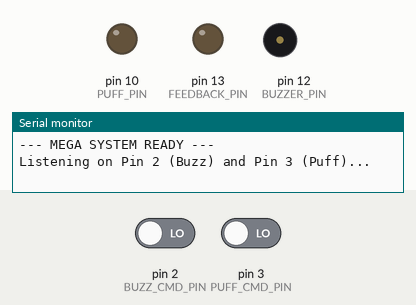
This sketch was run on a simulated Arduino Mega 2560, built with avr-gcc and run on an emulated ATmega2560. Parts: output pins drawn as LEDs (lit = HIGH), buzzer (waves = sounding), the last lines printed to the serial monitor. Inputs (shaded band) come from the test bench; at power-on: pin 2 (BUZZ_CMD_PIN) LOW, pin 3 (PUFF_CMD_PIN) LOW.

Above: at 1.2 s.
1.3 s: pin 2 (BUZZ_CMD_PIN) driven HIGH
At 1.37 s:
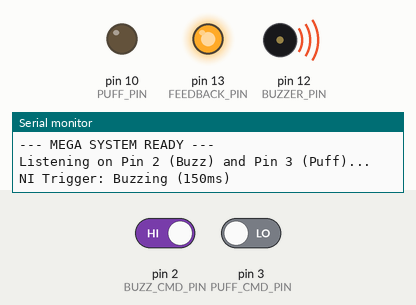
2.9 s: pin 3 (PUFF_CMD_PIN) driven HIGH
At 3.3 s:
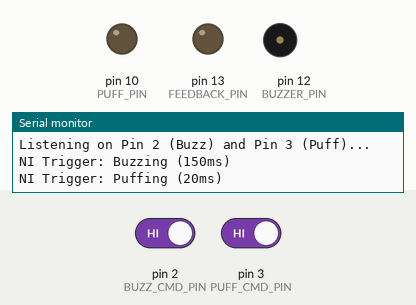
Timing chart, 0 to 5.9 s (numbered marks = the images above; inputs shaded):
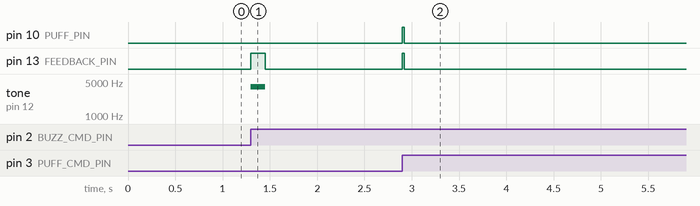

The sketch:

Arduino_NI_V1.ino
```cpp
// Arduino_NI_MEGA_V3 — Hardware Interrupt Relay Model
// Designed for Arduino Mega 2560 R3

// --- PIN MAPPING ---
#define BUZZ_CMD_PIN 2   // NI PFI6 (Hardware Interrupt 0)
#define PUFF_CMD_PIN 3   // NI PFI7 (Hardware Interrupt 1)
#define FEEDBACK_PIN 13   // Feedback TO NI PFI3 (Safe from Serial)
#define BUZZER_PIN   12   // 4kHz Tone
#define PUFF_PIN     10  // Air Puff Solenoid

// --- DURATIONS ---
#define BUZZ_FIXED_MS 150UL
#define PUFF_FIXED_MS 20UL

// --- VOLATILE FLAGS (Interrupt-Safe) ---
volatile bool buzzTriggered = false;
volatile bool puffTriggered = false;

unsigned long buzzEndMs = 0;
unsigned long puffEndMs = 0;

void setup() {
  // Serial for debugging - ensure Monitor is set to 115200
  Serial.begin(115200);
  Serial.println("--- MEGA SYSTEM READY ---");
  Serial.println("Listening on Pin 2 (Buzz) and Pin 3 (Puff)...");

  pinMode(BUZZ_CMD_PIN, INPUT);
  pinMode(PUFF_CMD_PIN, INPUT);
  pinMode(FEEDBACK_PIN, OUTPUT);
  pinMode(BUZZER_PIN, OUTPUT);
  pinMode(PUFF_PIN, OUTPUT);

  digitalWrite(FEEDBACK_PIN, LOW);
  digitalWrite(PUFF_PIN, LOW);
  noTone(BUZZER_PIN);

  // Attach Hardware Interrupts (Specific to Mega Pins 2 and 3)
  attachInterrupt(digitalPinToInterrupt(BUZZ_CMD_PIN), onBuzzInterrupt, RISING);
  attachInterrupt(digitalPinToInterrupt(PUFF_CMD_PIN), onPuffInterrupt, RISING);
}

void loop() {
  unsigned long nowMs = millis();

  // 1. Process Buzz Trigger
  if (buzzTriggered) {
    noInterrupts();
    buzzTriggered = false;
    interrupts();
    buzzEndMs = nowMs + BUZZ_FIXED_MS;
    Serial.println("NI Trigger: Buzzing (150ms)");
  }

  // 2. Process Puff Trigger
  if (puffTriggered) {
    noInterrupts();
    puffTriggered = false;
    interrupts();
    puffEndMs = nowMs + PUFF_FIXED_MS;
    Serial.println("NI Trigger: Puffing (20ms)");
  }

  // 3. Timing Logic
  bool buzzActive = (nowMs < buzzEndMs);
  bool puffActive = (nowMs < puffEndMs);

  // 4. Actuator Control
  if (buzzActive) {
    tone(BUZZER_PIN, 4000); // 4kHz
  } else {
    noTone(BUZZER_PIN);
    buzzEndMs = 0; // Prevent overflow issues
  }

  if (puffActive) {
    digitalWrite(PUFF_PIN, HIGH);
  } else {
    digitalWrite(PUFF_PIN, LOW);
    puffEndMs = 0;
  }

  // 5. Feedback to NI (HIGH if either is active)
  digitalWrite(FEEDBACK_PIN, (buzzActive || puffActive) ? HIGH : LOW);
}

// --- INTERRUPT SERVICE ROUTINES ---
void onBuzzInterrupt() {
  buzzTriggered = true;
}

void onPuffInterrupt() {
  puffTriggered = true;
}
```

Measured:
- after the input at 1.3 s, pin 13 (FEEDBACK_PIN): LOW → HIGH at once, → LOW 0.15 s later; tone on pin 12 (BUZZER_PIN): silent → 4000 Hz at once, → silent 0.15 s later
- after the input at 2.9 s, pin 10 (PUFF_PIN), pin 13 (FEEDBACK_PIN): LOW → HIGH at once, → LOW 0.02 s later
